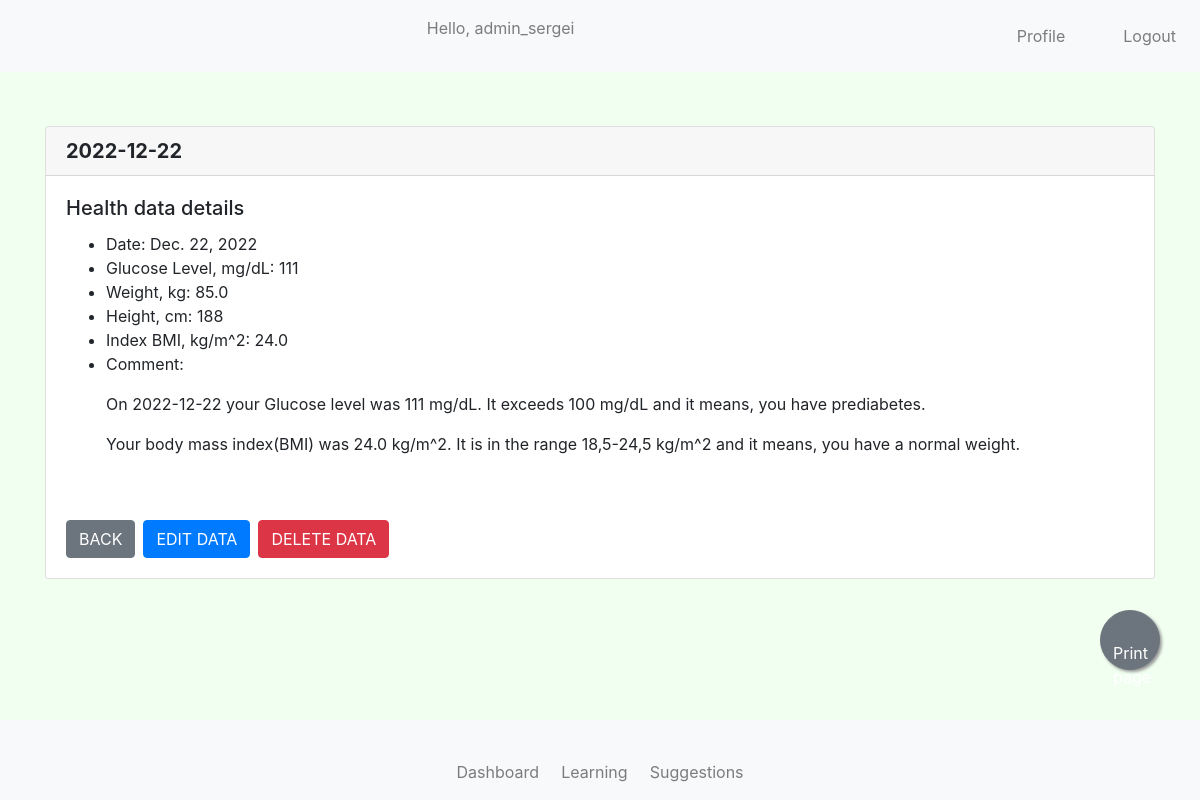
The page /dashboard/show-health-data/13 (signed in) on the database its author committed.
### dashboard/models.py (models this page shows, shortened)
class HealthData(models.Model):
    user = models.ForeignKey(User, on_delete=models.CASCADE)
    weight = models.FloatField()
    gl_level = models.IntegerField()
    height = models.IntegerField(default=180)
    day = models.DateField(default=now,editable=True)
    def bmi_calculate(self):
        return round(self.weight/((self.height/100)**2), 1)
    bmi = property(bmi_calculate)
    def __str__(self):
        return str(self.day)
    class Meta:
        verbose_name_plural = 'Health Data'

### dashboard/views.py (the view)
# urls.py: path('show-health-data/<data_id>', views.show_health_data, name='show-health-data'),
def show_health_data(request, data_id):
    data = HealthData.objects.filter(user=request.user).get(pk=data_id)
    if data.day < datetime.date.today():
        time = 'was'
    if data.day == datetime.date.today():
        time = 'is'
    if data.gl_level < 100:
        gl_comment = f"On {data.day} your Glucose level {time} {data.gl_level} mg/dL. It is less then 100 mg/dL and it means, you have normal Glucose level."
    if data.gl_level >= 101 and data.gl_level < 125:
        gl_comment = f"On {data.day} your Glucose level {time} {data.gl_level} mg/dL. It exceeds 100 mg/dL and it means, you have prediabetes."
    if data.gl_level > 126:
        gl_comment = f"On {data.day} your Glucose level {time} {data.gl_level} mg/dL. It exceeds 125 mg/dL and it means, you have diabetes. Please visit your doctor for consultation."
    if data.bmi < 18.5:
        bmi_comment = f"Your body mass index(BMI) {time} {data.bmi}  kg/m^2. It is less then 18,5 kg/m^2 and it means, you have underweight."
    if data.bmi >= 18.5 and data.bmi <=24.9:
        bmi_comment = f"Your body mass index(BMI) {time} {data.bmi} kg/m^2. It is in the range 18,5-24,5 kg/m^2 and it means, you have a normal weight."
    if data.bmi >= 25 and data.bmi <=29.9:
        bmi_comment = f"Your body mass index(BMI) {time} {data.bmi} kg/m^2. It is in the range 25-29,9 kg/m^2 and it means, you have overweight."
    if data.bmi >= 30 and data.bmi <=34.9:
        bmi_comment = f"Your body mass index(BMI) {time} {data.bmi} kg/m^2. It is in the range 30-34,9 kg/m^2 and it means, you have obesity."
    if data.bmi > 35:
        bmi_comment = f"\nYour body mass index(BMI) {time} {data.bmi} kg/m^2. It exceeds 35 kg/m^2 and it means, you have extremely obesity."
    return render(request, 'dashboard/show_data.html', {
                      "data": data,
                      "gl_com": gl_comment,
                      "bmi_com": bmi_comment,
                  })

### templates/dashboard/show_data.html
{% extends 'base/base.html' %}
{% block content %}
    <br/><br/>
    <div class="card">
          <h5 class="card-header"> <strong>{{data}}</strong></h5>
          <div class="card-body">
            <h5 class="card-title">Health data details</h5>
            <div>
                <ul>
                    <li>Date: {{ data.day}}</li>
                    <li>Glucose Level, mg/dL: {{ data.gl_level}}</li>
                    <li>Weight, kg: {{ data.weight}}</li>
                    <li>Height, cm: {{ data.height}}</li>
                    <li>Index BMI, kg/m^2: {{ data.bmi}}</li>
                    <li><p>Comment:</p>
                        <p>{{gl_com}}</p>
                        <p>{{bmi_com}}</p>
                    </li>
                 </ul>
            </div>
            <br/><br/>
            <div class="btn-toolbar" role="toolbar" aria-label="Toolbar with button groups">
                <div class="btn-group mr-2" role="group" aria-label="First group">
                    <a href="{%  url 'user:users-home' %}" class="btn btn-secondary" >BACK</a>
                </div>
                <div class="btn-group mr-2" role="group" aria-label="Second group">
                    <a href="{%  url 'dashboard:edit-health-data' data.id %}" class="btn btn-primary">EDIT DATA</a>
                </div>
                <div class="btn-group mr-2" role="group" aria-label="Third group">
                    <a href="{%  url 'dashboard:del-health-data' data.id %}" class="btn btn-danger">DELETE DATA</a>
                </div>
            </div>
    </div>
{% endblock %}

### templates/base/base.html (shortened to what this page needs)
<!doctype html>
{% load static %}
<html lang="en">
  <head>
    <link rel="stylesheet" href="https://cdn.jsdelivr.net/npm/bootstrap@4.5.3/dist/css/bootstrap.min.css">
    <link rel="stylesheet" type="text/css" href="{% static 'css/style.css' %}">
    <link href="{% static 'fontawesomefree/css/fontawesome.css' %}" rel="stylesheet" type="text/css">
    <link href="{% static 'fontawesomefree/css/brands.css' %}" rel="stylesheet" type="text/css">
    <link href="{% static 'fontawesomefree/css/solid.css' %}" rel="stylesheet" type="text/css">
  </head>
    <body style="
    background-position: center center;
    background-repeat: no-repeat;
    background-attachment: fixed;
    background-size: cover;
    background-color: honeydew;
    ">
       <nav class="navbar navbar-expand-lg navbar-light bg-light fixed-top">
            <div class="collapse navbar-collapse" id="navbarCollapse">
                 <div class="navbar-nav ml-auto" >
                    {% if user.is_authenticated %}
                         <p id="hello-msg" class="nav-item nav-link">Hello, {{ request.user }} &nbsp;&nbsp;&nbsp;</p>
                    {% endif %}
                 </div>
                 <div class="navbar-nav ml-auto">
                    {% if user.is_authenticated %}
                        <a href="{% url 'user:users-profile' %}" class="nav-item nav-link"><i class="far fa-address-card"></i>&nbsp;&nbsp;Profile &emsp;</a>
                        <a href="{% url 'user:logout' %}" class="nav-item nav-link"> <i class="fas fa-sign-out-alt"></i>&nbsp;&nbsp;Logout</a>
                    {% else %}
                         <a href="{% url 'user:login' %}" class="nav-item nav-link"><i class="fas fa-sign-in-alt"></i>&nbsp;&nbsp;Sign in</a>
                    {% endif %}
                </div>
            </div>
        </nav>
        <br><br>
    <div class="container">
        {% block content %}
        {% endblock %}
    </div>
    <br/>
      <nav class="navbar navbar-expand-lg navbar-light bg-light fixed-bottom py-6 ">
          <div class="container-fluid">
              <ul class="navbar-nav mx-auto text-center nav-justified">
                  {% if user.is_authenticated %}
                  <li class="nav-item">
                      <a class="nav-link" href="{% url 'user:users-home' %}"><i class="fas fa-home"></i>Dashboard</a>
                  </li>
                  <li class="nav-item">
                      <a class="nav-link" href="{% url 'learning:list-cards' %}">
                          <i class="fa-solid fa-graduation-cap"></i><br>Learning</a>
                  </li>
                  <li class="nav-item" >
                    <a class="nav-link" href="{% url 'suggestions:get-health-answers' %}">
                      <i class="fa-solid fa-comment-medical"></i><br>Suggestions</a>
                  </li>
                  <a  class="btn btn-secondary" style="position:fixed;
                  width:60px;
                  height:60px;
                  bottom:130px;
                  right:40px;
                  border-radius:50px;
                  text-align:center;
                  box-shadow: 2px 2px 3px #999;"
                  onclick="window.print()" target="_blank"><i class="fa-solid fa-print"></i>Print page</a>
                  {% endif %}
              </ul>
          </div>
      </nav>
  </body>
</html>

### static/css/style.css (style rules this page uses)
body { padding-top: 30px; padding-bottom: 70px; }
nav { position:fixed; max-height: 100px; }

### rows shown on the page
HealthData: day "2022-12-22", day "Dec. 22, 2022", gl_level "111", weight "85.0", height "188", bmi "24.0"

### other values the page prints
{{ request.user }} "admin_sergei"
{{ gl_com }} "On 2022-12-22 your Glucose level was 111 mg/dL. It exceeds 100 mg/dL and it means, you have prediabetes."
{{ bmi_com }} "Your body mass index(BMI) was 24.0 kg/m^2. It is in the range 18,5-24,5 kg/m^2 and it means, you have a normal weight."
